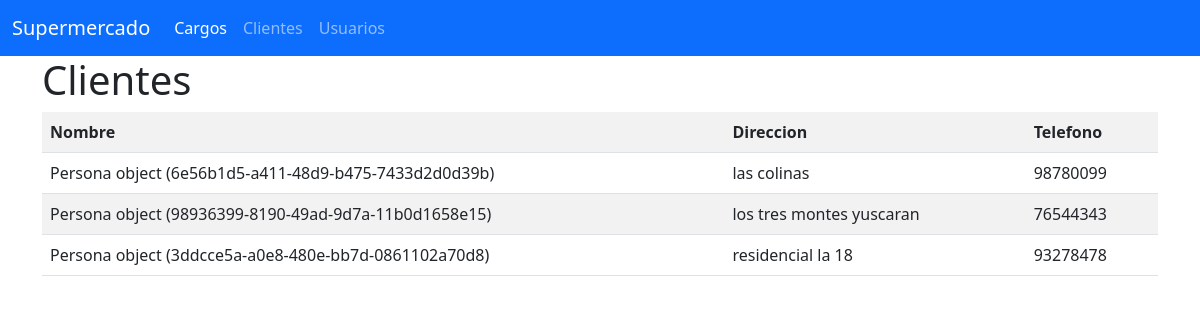
Page /general/clientes/ on the committed database.
### General/models.py (models this page shows)
class Cliente(models.Model):
    uuid =  models.UUIDField(primary_key=True, unique=True, default=uuid4)
    person =  models.ForeignKey(Persona, on_delete=models.CASCADE)
    address = models.CharField(max_length=255)
    phone = models.CharField(max_length=8)
    status =  models.BooleanField(default=True)
    createdAt = models.DateTimeField(auto_now_add=True)
    updatedAt = models.DateTimeField(auto_now=True)

class Persona(models.Model):
    uuid =  models.UUIDField(primary_key=True, unique=True, default=uuid4)
    dni = models.CharField(max_length=13, unique=True)
    firstname =  models.CharField(max_length=50)
    lastname =  models.CharField(max_length=50)
    bornday =  models.DateField()
    status =  models.BooleanField(default=True)
    createdAt = models.DateTimeField(auto_now_add=True)
    updatedAt = models.DateTimeField(auto_now=True)

### General/views.py (the view)
# urls.py: path('clientes/', ObtenerClientes.as_view(), name='listar_clientes'),
class ObtenerClientes(View):
    def get(self, request):
        clientes = Cliente.objects.all()
        return render(request, 'clientes/listar_clientes.html',{'clientes':clientes})

### General/templates/clientes/listar_clientes.html
{% extends 'base.html' %}
{% block body %}
    <h1>Clientes</h1>
    <table class="table table-striped">
        <tr>
            <th>Nombre</th>
            <th>Direccion</th>
            <th>Telefono</th>
        </tr>
        {% for cliente in clientes %}
        <tr>
            <td>{{cliente.person}}</td>
            <td>{{cliente.address}}</td>
            <td>{{cliente.phone}}</td>
        </tr>
        {% endfor %}
    </table>
{% endblock %}

### rows in the picture
Cliente: person "Persona object (6e56b1d5-a411-48d9-b475-7433d2d0d39b)", address "las colinas", phone "98780099"
Cliente: person "Persona object (98936399-8190-49ad-9d7a-11b0d1658e15)", address "los tres montes yuscaran", phone "76544343"
Cliente: person "Persona object (3ddcce5a-a0e8-480e-bb7d-0861102a70d8)", address "residencial la 18", phone "93278478"
